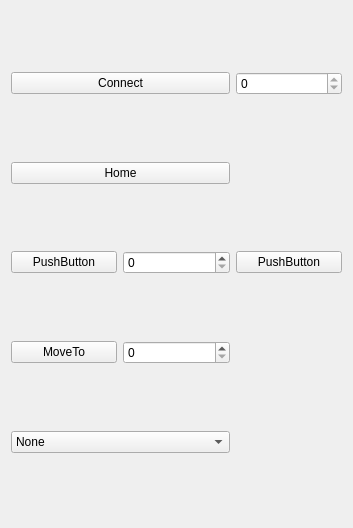
           <widget class="QWidget" name="page_3">
            <property name="geometry">
             <rect>
              <x>0</x>
              <y>0</y>
              <width>353</width>
              <height>528</height>
             </rect>
            </property>
            <attribute name="label">
             <string>MOCO</string>
            </attribute>
            <layout class="QGridLayout" name="gridLayout_27">
             <item row="0" column="0" colspan="2">
              <widget class="QPushButton" name="mocoConnect">
               <property name="text">
                <string>Connect</string>
               </property>
               <property name="checkable">
                <bool>true</bool>
               </property>
              </widget>
             </item>
             <item row="0" column="2">
              <widget class="QSpinBox" name="mocoPosition">
               <property name="readOnly">
                <bool>true</bool>
               </property>
               <property name="maximum">
                <number>999999999</number>
               </property>
              </widget>
             </item>
             <item row="1" column="0" colspan="2">
              <widget class="QPushButton" name="mocoHome">
               <property name="text">
                <string>Home</string>
               </property>
              </widget>
             </item>
             <item row="2" column="0">
              <widget class="QPushButton" name="pushButton_3">
               <property name="text">
                <string>PushButton</string>
               </property>
              </widget>
             </item>
             <item row="2" column="1">
              <widget class="QSpinBox" name="spinBox"/>
             </item>
             <item row="2" column="2">
              <widget class="QPushButton" name="pushButton_4">
               <property name="text">
                <string>PushButton</string>
               </property>
              </widget>
             </item>
             <item row="3" column="0">
              <widget class="QPushButton" name="mocoMoveAbs">
               <property name="text">
                <string>MoveTo</string>
               </property>
              </widget>
             </item>
             <item row="3" column="1">
              <widget class="QSpinBox" name="mocoMoveAbs_target">
               <property name="maximum">
                <number>999999999</number>
               </property>
              </widget>
             </item>
             <item row="4" column="0" colspan="2">
              <widget class="QComboBox" name="mocoSection">
               <item>
                <property name="text">
                 <string>None</string>
                </property>
               </item>
               <item>
                <property name="text">
                 <string>BP1</string>
                </property>
               </item>
               <item>
                <property name="text">
                 <string>BP2</string>
                </property>
               </item>
               <item>
                <property name="text">
                 <string>Mirror-&gt;PMT2</string>
                </property>
               </item>
              </widget>
             </item>
            </layout>
           </widget>
